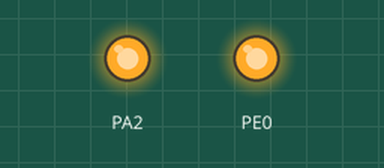
Recording of a sketch running on a simulated STM32 Blue Pill. On the bench: output pins drawn as LEDs (lit = HIGH). What the sketch prints to the serial monitor is not drawn.

Above: at 0.1 s.
At 1.1 s:
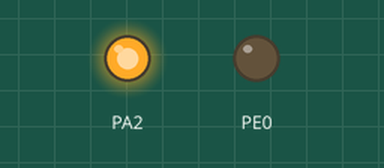
Timing chart, 0 to 2.6 s (numbered marks = the images above):
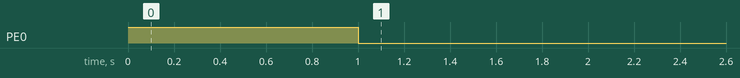

The sketch:

1_USB_Serial_ByPass_for_GNSS.ino
```cpp
/**
 * @brief This example will forward serial / UART signal from the USB to
 *        the GNSS module and vice versa. In another word, it will by pass the MCU.
 *
 * @author mtnguyen, fferrero
 * @version 1.1.0
 *
 */

 #include <SoftwareSerial.h>

SoftwareSerial GNSSSerial(PC1, PC0); // RX, TX

void setup(void)
{
  pinMode(PE0, OUTPUT);
  digitalWrite(PE0, HIGH);

  pinMode(PA2, OUTPUT);
  digitalWrite(PA2, HIGH);
  //pinMode(GNSS_V_BCKP_PIN, OUTPUT);
  //digitalWrite(GNSS_V_BCKP_PIN, HIGH);

  Serial.begin(115200);
  while (!Serial)
    ;

  Serial.println("Starting...");

  GNSSSerial.begin(9600);
  delay(1000);
  digitalWrite(PE0, LOW);
}

void loop(void)
{
  if (GNSSSerial.available())
  {
    Serial.write(GNSSSerial.read());
  }

  if (Serial.available())
  {
    char c = Serial.read();
    GNSSSerial.write(c);
  }
}
```
